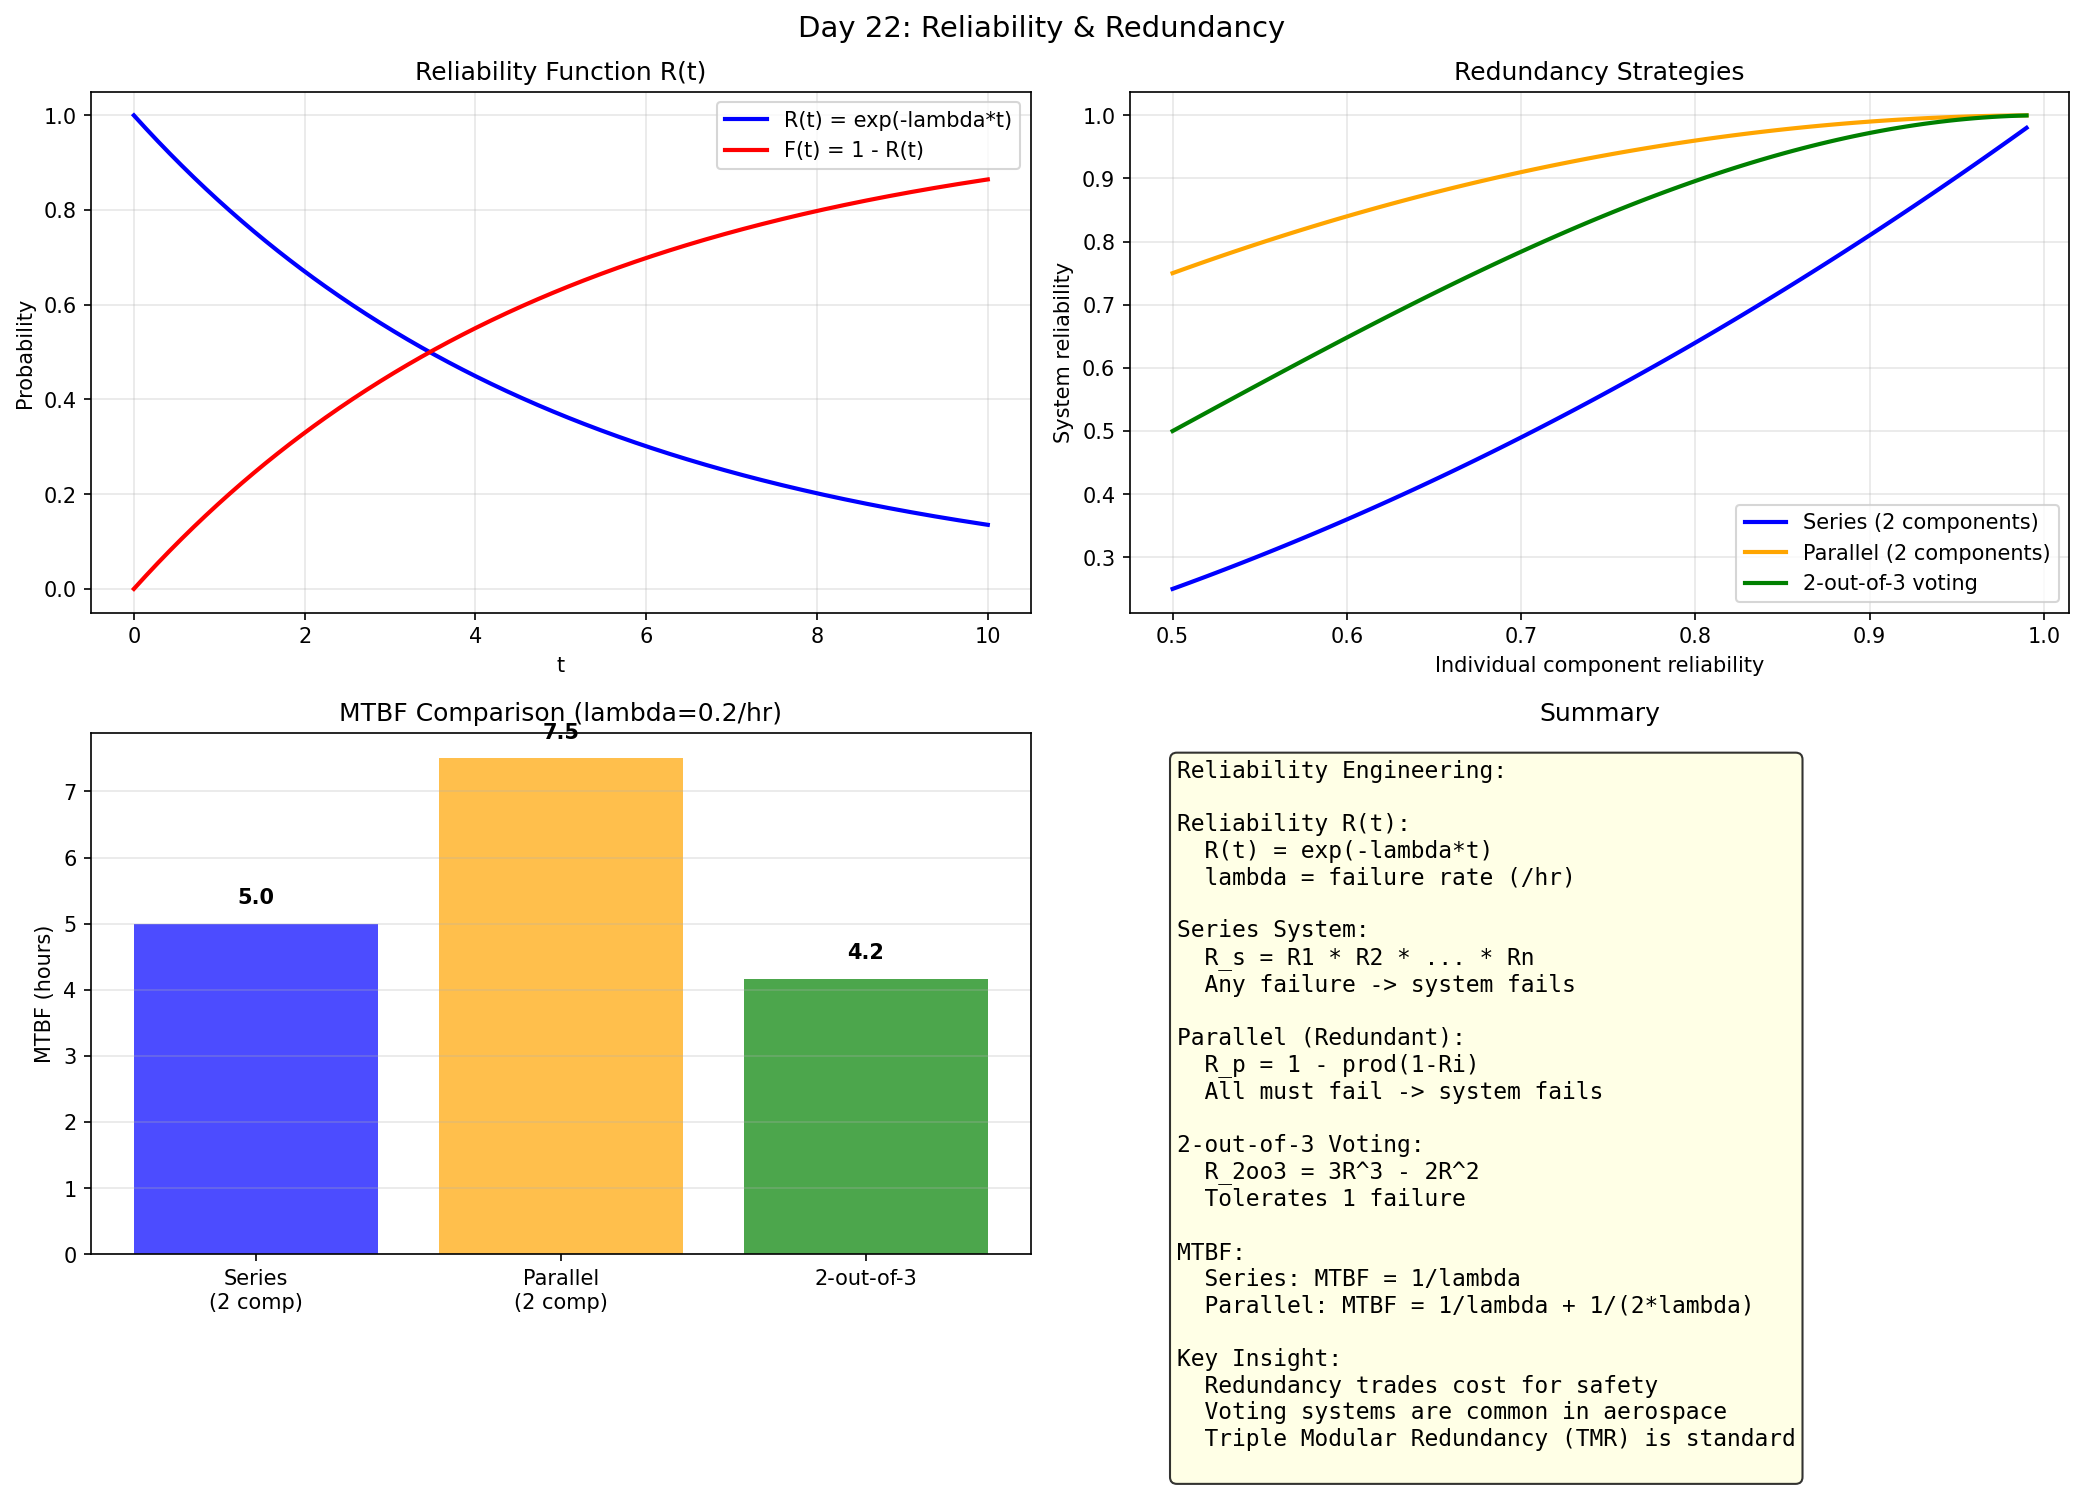

Write the Python code that produced this figure.
import numpy as np
import matplotlib
matplotlib.use('Agg')
import matplotlib.pyplot as plt

print("=" * 60)
print("Day 22: System Engineering - Reliability & Redundancy")
print("=" * 60)

# ===== Reliability Basics =====
# Reliability R(t) = P(system works at time t)
# Failure rate lambda: R(t) = exp(-lambda*t)

fig, axes = plt.subplots(2, 2, figsize=(14, 10))
fig.suptitle('Day 22: Reliability & Redundancy', fontsize=14)

t = np.linspace(0, 10, 500)
lam = 0.2

R = np.exp(-lam * t)
F = 1 - R  # CDF

ax = axes[0, 0]
ax.plot(t, R, 'b-', lw=2, label='R(t) = exp(-lambda*t)')
ax.plot(t, F, 'r-', lw=2, label='F(t) = 1 - R(t)')
ax.set_xlabel('t')
ax.set_ylabel('Probability')
ax.set_title('Reliability Function R(t)')
ax.legend()
ax.grid(True, alpha=0.3)

# ===== Redundancy =====
# Series: R_s = R1 * R2 * ... * Rn
# Parallel: R_p = 1 - (1-R1)*(1-R2)*...
# 2-out-of-3: R_2oo3 = R1*R2*R3 + 3*R1*R2*(1-R3) + ...

R1_vals = np.linspace(0.5, 0.99, 100)
R_series = R1_vals ** 2
R_parallel = 1 - (1-R1_vals)**2
R_2oo3 = 3*R1_vals**2 - 2*R1_vals**3

ax = axes[0, 1]
ax.plot(R1_vals, R_series, 'b-', lw=2, label='Series (2 components)')
ax.plot(R1_vals, R_parallel, 'orange', lw=2, label='Parallel (2 components)')
ax.plot(R1_vals, R_2oo3, 'green', lw=2, label='2-out-of-3 voting')
ax.set_xlabel('Individual component reliability')
ax.set_ylabel('System reliability')
ax.set_title('Redundancy Strategies')
ax.legend()
ax.grid(True, alpha=0.3)

# ===== MTBF (Mean Time Between Failures) =====
# MTBF = 1/lambda for exponential failure
# For parallel: MTBF_parallel = 1/lambda + 1/(2*lambda)

mtbf_series = 1/lam
mtbf_parallel = 1/lam + 1/(2*lam)
mtbf_2oo3 = 5/(6*lam)

ax = axes[1, 0]
labels = ['Series\n(2 comp)', 'Parallel\n(2 comp)', '2-out-of-3']
mtbfs = [mtbf_series, mtbf_parallel, mtbf_2oo3]
colors = ['blue', 'orange', 'green']
ax.bar(labels, mtbfs, color=colors, alpha=0.7)
ax.set_ylabel('MTBF (hours)')
ax.set_title(f'MTBF Comparison (lambda={lam}/hr)')
for i, v in enumerate(mtbfs):
    ax.text(i, v + 0.3, f'{v:.1f}', ha='center', fontweight='bold')
ax.grid(True, alpha=0.3, axis='y')

# ===== Safety Analysis =====
ax = axes[1, 1]
ax.axis('off')
txt = ("""Reliability Engineering:\n\n"""
       """Reliability R(t):\n"""
       """  R(t) = exp(-lambda*t)\n"""
       """  lambda = failure rate (/hr)\n\n"""
       """Series System:\n"""
       """  R_s = R1 * R2 * ... * Rn\n"""
       """  Any failure -> system fails\n\n"""
       """Parallel (Redundant):\n"""
       """  R_p = 1 - prod(1-Ri)\n"""
       """  All must fail -> system fails\n\n"""
       """2-out-of-3 Voting:\n"""
       """  R_2oo3 = 3R^3 - 2R^2\n"""
       """  Tolerates 1 failure\n\n"""
       """MTBF:\n"""
       """  Series: MTBF = 1/lambda\n"""
       """  Parallel: MTBF = 1/lambda + 1/(2*lambda)\n\n"""
       """Key Insight:\n"""
       """  Redundancy trades cost for safety\n"""
       """  Voting systems are common in aerospace\n"""
       """  Triple Modular Redundancy (TMR) is standard\n""")
ax.text(0.05, 0.95, txt, transform=ax.transAxes, va='top', fontsize=11,
        fontfamily='monospace', bbox=dict(boxstyle='round', facecolor='lightyellow', alpha=0.8))
ax.set_title('Summary')

plt.tight_layout()
plt.savefig('C:/Users/WUccc/.openclaw/workspace/notes/工程控制论/code/day22_reliability.png', dpi=150, bbox_inches='tight')
print("Figure saved!")
